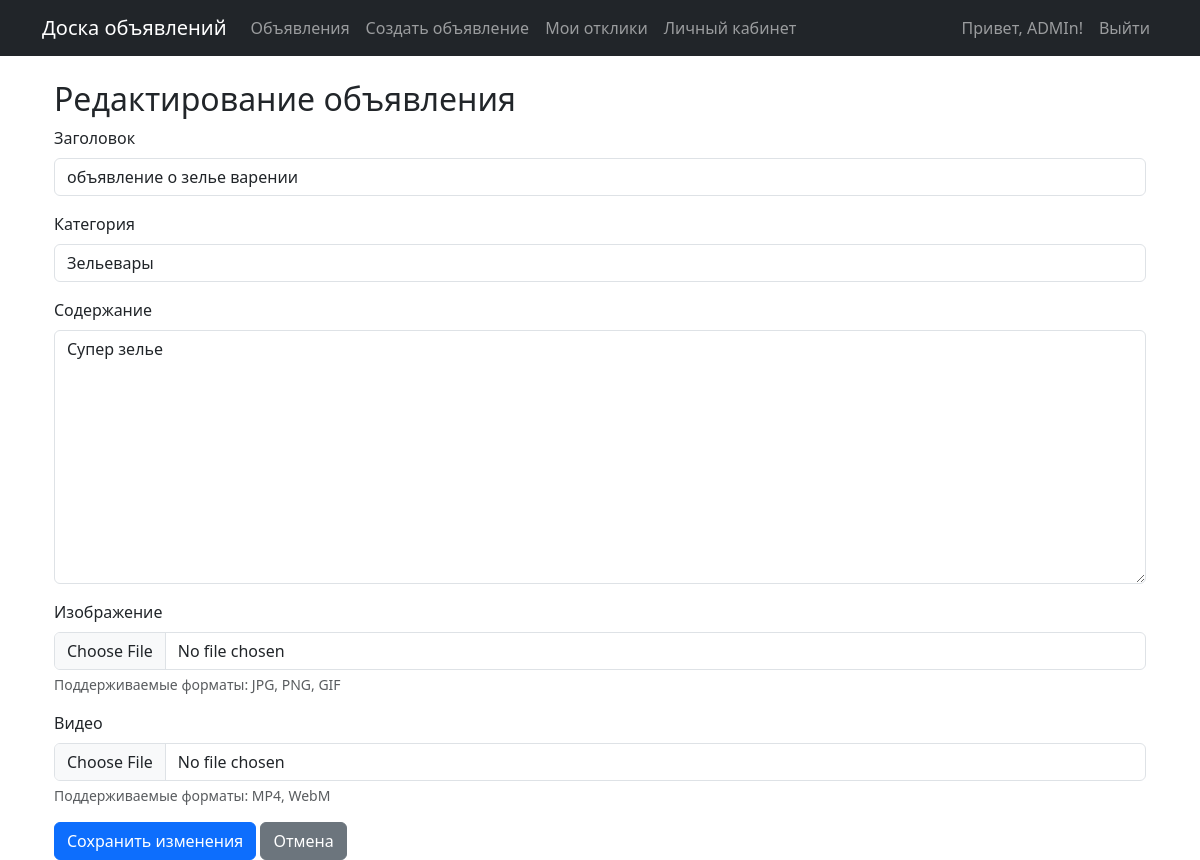
Page /post/7/edit/ (signed in) on the committed database.
### appAccounts/models.py (models this page shows)
class User(AbstractUser):
    confirmation_code = models.CharField(max_length=6, blank=True)
    is_confirmed = models.BooleanField(default=False)

### appBoard/models.py (models this page shows, shortened)
class Post(models.Model):
    author = models.ForeignKey(User, on_delete=models.CASCADE)
    title = models.CharField(max_length=200)
    content = RichTextField()
    category = models.ForeignKey(Category, on_delete=models.CASCADE)
    created_at = models.DateTimeField(default=timezone.now)
    updated_at = models.DateTimeField(auto_now=True)
    image = models.ImageField(upload_to='post_images/', null=True, blank=True)
    video = models.FileField(upload_to='post_videos/', null=True, blank=True)
    class Meta:
        verbose_name = 'Запись'
        verbose_name_plural = 'Записи'

### appBoard/views.py (the view)
# urls.py: path('post/<int:pk>/edit/', views.post_edit, name='post_edit'),
@login_required
def post_edit(request, pk):
    post = get_object_or_404(Post, pk=pk)
    if post.author != request.user:
        return redirect('board:post_detail', pk=post.pk)
    if request.method == 'POST':
        form = PostForm(request.POST, request.FILES, instance=post)
        if form.is_valid():
            post = form.save()
            messages.success(request, 'Объявление успешно обновлено')
            return redirect('board:post_detail', pk=post.pk)
    else:
        form = PostForm(instance=post)
    return render(request, 'board/post_form.html', {'form': form})

### appBoard/forms.py
class PostForm(forms.ModelForm):
    class Meta:
        model = Post
        fields = ['title', 'content', 'category', 'image', 'video']
        widgets = {
            'title': forms.TextInput(attrs={'class': 'form-control'}),
            'content': forms.Textarea(attrs={'class': 'form-control'}),
            'category': forms.Select(attrs={'class': 'form-control'}),
            'image': forms.FileInput(attrs={'class': 'form-control'}),
            'video': forms.FileInput(attrs={'class': 'form-control'}),
        }

### appBoard/models.py (called while the page is built)
    def __str__(self):
        return self.name

### appBoard/templates/board/post_form.html (shortened to what this page needs)
{% extends 'base.html' %}
{% block content %}
<div class="container mt-4">
    <h2>
        {% if form.instance.pk %}
            Редактирование объявления
        {% else %}
            Новое объявление
        {% endif %}
    </h2>
    <form method="post" enctype="multipart/form-data">
        <div class="mb-3">
            <label for="{{ form.title.id_for_label }}" class="form-label">Заголовок</label>
            {{ form.title }}
        </div>
        <div class="mb-3">
            <label for="{{ form.category.id_for_label }}" class="form-label">Категория</label>
            {{ form.category }}
        </div>
        <div class="mb-3">
            <label for="{{ form.content.id_for_label }}" class="form-label">Содержание</label>
            {{ form.content }}
        </div>
        <div class="mb-3">
            <label for="{{ form.image.id_for_label }}" class="form-label">Изображение</label>
            {{ form.image }}
            <div class="form-text">Поддерживаемые форматы: JPG, PNG, GIF</div>
        </div>
        <div class="mb-3">
            <label for="{{ form.video.id_for_label }}" class="form-label">Видео</label>
            {{ form.video }}
            <div class="form-text">Поддерживаемые форматы: MP4, WebM</div>
        </div>
        <button type="submit" class="btn btn-primary">
            {% if form.instance.pk %}
                Сохранить изменения
            {% else %}
                Создать объявление
            {% endif %}
        </button>
        <a href="{% url 'board:post_list' %}" class="btn btn-secondary">Отмена</a>
    </form>
</div>
{% endblock %}

### appBoard/templates/base.html (shortened to what this page needs)
<!DOCTYPE html>
<html lang="ru">
<head>
    <link href="https://cdn.jsdelivr.net/npm/bootstrap@5.3.0/dist/css/bootstrap.min.css" rel="stylesheet">
</head>
<body>
    <nav class="navbar navbar-expand-lg navbar-dark bg-dark mb-4">
        <div class="container">
            <a class="navbar-brand" href="{% url 'board:post_list' %}">Доска объявлений</a>
            <div class="collapse navbar-collapse" id="navbarNav">
                <ul class="navbar-nav me-auto">
                    <li class="nav-item">
                        <a class="nav-link" href="{% url 'board:post_list' %}">Объявления</a>
                    </li>
                    {% if user.is_authenticated %}
                        <li class="nav-item">
                            <a class="nav-link" href="{% url 'board:post_create' %}">Создать объявление</a>
                        </li>
                        <li class="nav-item">
                            <a class="nav-link" href="{% url 'board:my_responses' %}">Мои отклики</a>
                        </li>
                        <li class="nav-item">
                            <a class="nav-link" href="{% url 'board:profile' %}">Личный кабинет</a>
                        </li>
                    {% endif %}
                </ul>
                <ul class="navbar-nav">
                    {% if user.is_authenticated %}
                        <li class="nav-item">
                            <span class="nav-link">Привет, {{ user.username }}!</span>
                        </li>
                        <li class="nav-item">
                            <a class="nav-link" href="{% url 'account_logout' %}">Выйти</a>
                        </li>
                    {% endif %}
                </ul>
            </div>
        </div>
    </nav>
    <div class="container">
        {% block content %}
        {% endblock %}
    </div>
</body>
</html>

### rows in the picture
User: username "ADMIn"
Post: title "объявление о зелье варении", category "Зельевары", content "Супер зелье"
